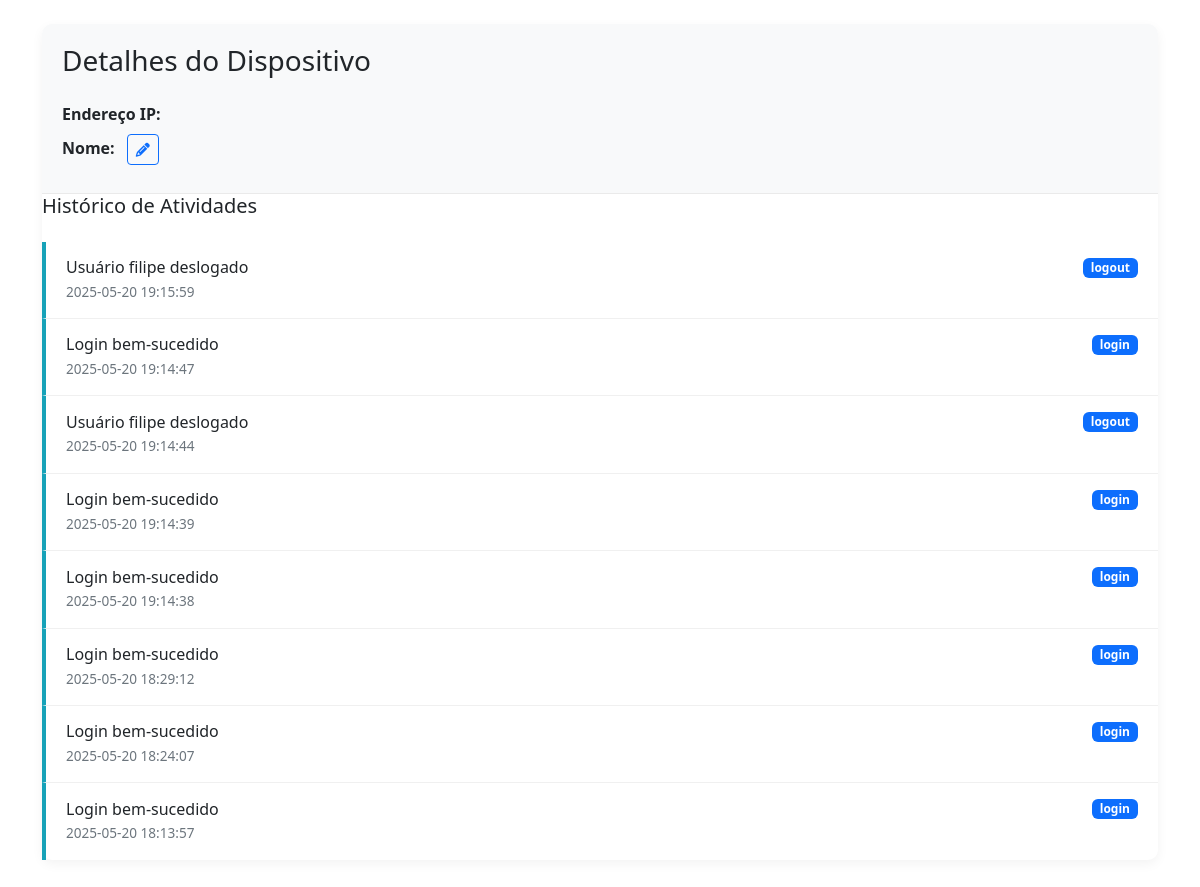
The app's page /device_details?ip=127.0.0.1 (signed in), older data.
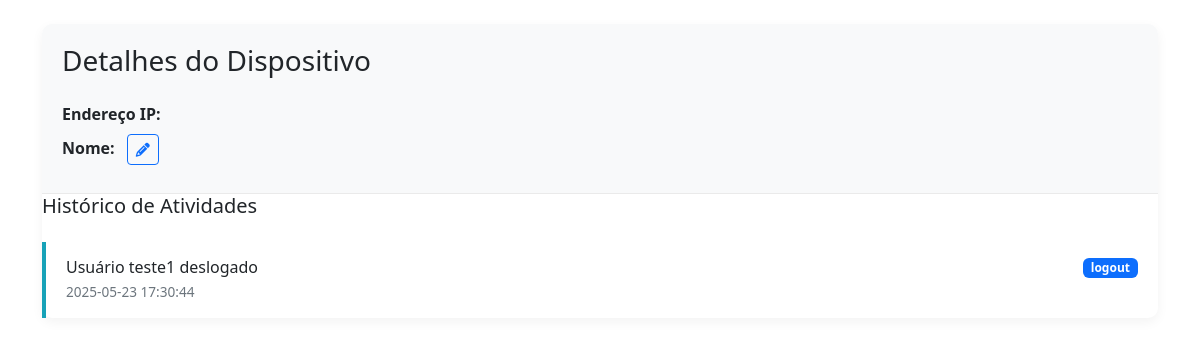
The same page, newer data.
### tables this page shows
CREATE TABLE alerts
                 (id INTEGER PRIMARY KEY AUTOINCREMENT,
                 clinic_id INTEGER,
                 timestamp TEXT,
                 ip TEXT,
                 event_type TEXT,
                 description TEXT,
                 severity TEXT,
                 FOREIGN KEY (clinic_id) REFERENCES clinics(id));

### app.py (the view)
@app.route('/device_details')
def device_details():
    ip = request.args.get('ip')
    clinic_id = session.get('clinic_id')
    if not clinic_id:
        return redirect(url_for('login'))
    conn = sqlite3.connect('safeclinica.db', check_same_thread=False)
    c = conn.cursor()
    c.execute("SELECT * FROM devices WHERE ip = ?", (ip,))
    device = c.fetchone()
    c.execute("""
        SELECT timestamp, event_type, description, severity
        FROM alerts
        WHERE ip = ? AND clinic_id = ?
        ORDER BY timestamp DESC
    """, (ip, clinic_id))
    history = c.fetchall()
    conn.close()
    return render_template('device_details.html',
                         device=device if device else {'ip': ip, 'custom_name': ip},
                         history=history)

### app.py (called while the page is built)
@login_manager.user_loader
def load_user(user_id):
    conn = sqlite3.connect('safeclinica.db', check_same_thread=False)
    c = conn.cursor()
    c.execute("SELECT id, admin_user, admin_password, totp_secret FROM clinics WHERE id = ?", (user_id,))
    user_data = c.fetchone()
    conn.close()
    if user_data:
        return User(id=user_data[0], username=user_data[1], password_hash=user_data[2], totp_secret=user_data[3])
    return None

### templates/device_details.html (shortened to what this page needs)
<!DOCTYPE html>
<html lang="pt-BR">
<head>
    <link href="https://cdn.jsdelivr.net/npm/bootstrap@5.3.0/dist/css/bootstrap.min.css" rel="stylesheet">
    <link rel="stylesheet" href="https://cdnjs.cloudflare.com/ajax/libs/font-awesome/6.4.0/css/all.min.css">
</head>
<body>
    <div class="container py-4">
        <div class="card device-card">
            <div class="device-header">
                <h3 class="mb-4">Detalhes do Dispositivo</h3>
                <div class="row">
                    <div class="col-md-6">
                        <p class="mb-2"><strong>Endereço IP:</strong> {{ device.ip }}</p>
                        <p class="mb-2"><strong>Nome:</strong>
                            <button class="btn btn-sm btn-outline-primary ms-2" id="edit-name-btn">
                                <i class="fas fa-pencil-alt"></i>
                            </button>
                        </p>
                    </div>
                    <div class="col-md-6">
                    </div>
                </div>
            </div>
            <div class="card-body activity-log">
                <h5 class="card-title mb-4">Histórico de Atividades</h5>
                <div id="activity-history">
                    {% for event in history %}
                    <div class="log-entry log-{{ event[3] }}">
                        <div class="d-flex justify-content-between align-items-center mb-1">
                            <h6 class="mb-0">{{ event[2] }}</h6>
                            <span class="badge log-badge bg-{{ 'danger' if event[3] == 'critical' else 'warning' if event[3] == 'warning' else 'primary' if event[3] == 'info' else 'success' }}">
                                {{ event[1] }}
                            </span>
                        </div>
                        <p class="log-time mb-0">{{ event[0] }}</p>
                    </div>
                    {% else %}
                    <div class="no-activity">
                        <p class="mb-0"><i class="far fa-clock me-2"></i>Nenhuma atividade registrada</p>
                    </div>
                    {% endfor %}
                </div>
            </div>
        </div>
    </div>
</body>
</html>

Row changes from the older to the newer data that the page shows:
removed alerts: description "Usuário filipe deslogado", event_type "logout", timestamp "2025-05-20 19:15:59"
removed alerts: description "Login bem-sucedido", event_type "login", timestamp "2025-05-20 19:14:47"
removed alerts: description "Usuário filipe deslogado", event_type "logout", timestamp "2025-05-20 19:14:44"
removed alerts: description "Login bem-sucedido", event_type "login", timestamp "2025-05-20 19:14:39"
removed alerts: description "Login bem-sucedido", event_type "login", timestamp "2025-05-20 19:14:38"
removed alerts: description "Login bem-sucedido", event_type "login", timestamp "2025-05-20 18:29:12"
removed alerts: description "Login bem-sucedido", event_type "login", timestamp "2025-05-20 18:24:07"
removed alerts: description "Login bem-sucedido", event_type "login", timestamp "2025-05-20 18:13:57"
now on this page (row edited): alerts: description "Usuário teste1 deslogado", event_type "logout", timestamp "2025-05-23 17:30:44"
